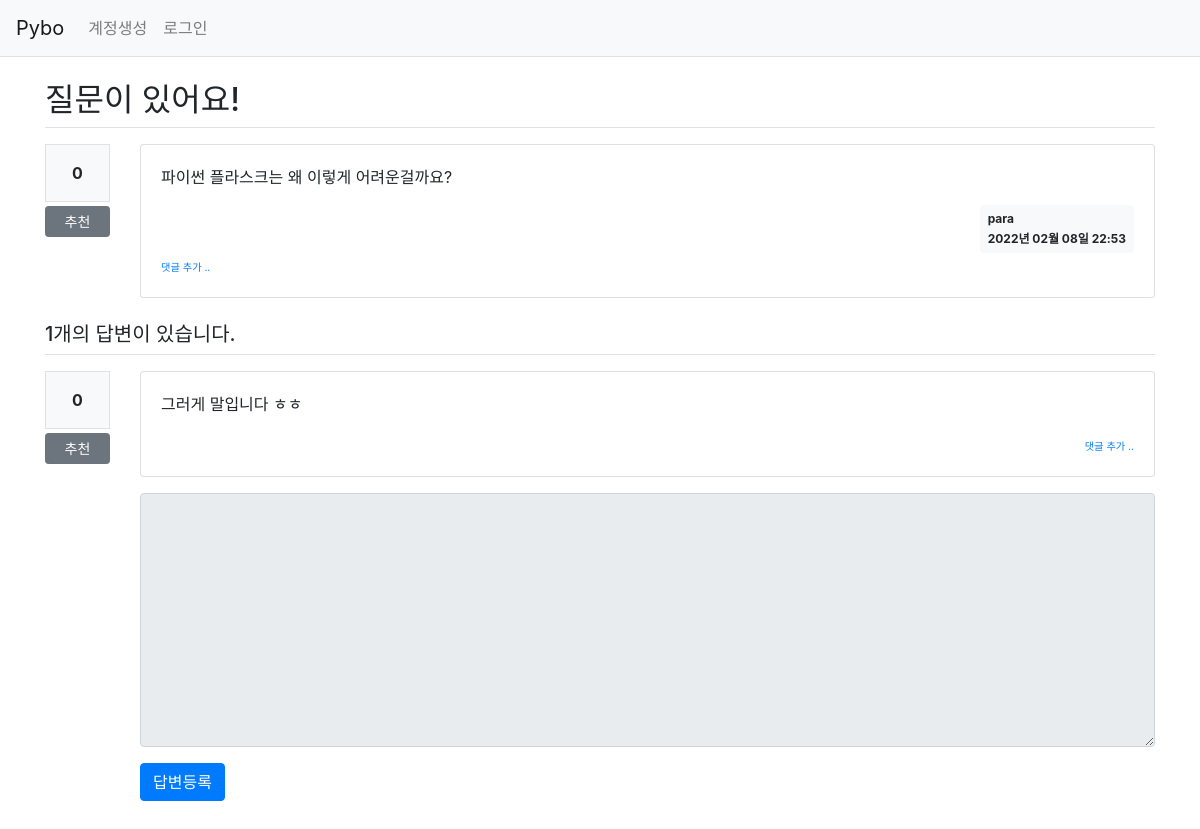
/question/detail/3/, run on an earlier commit of the app's database.
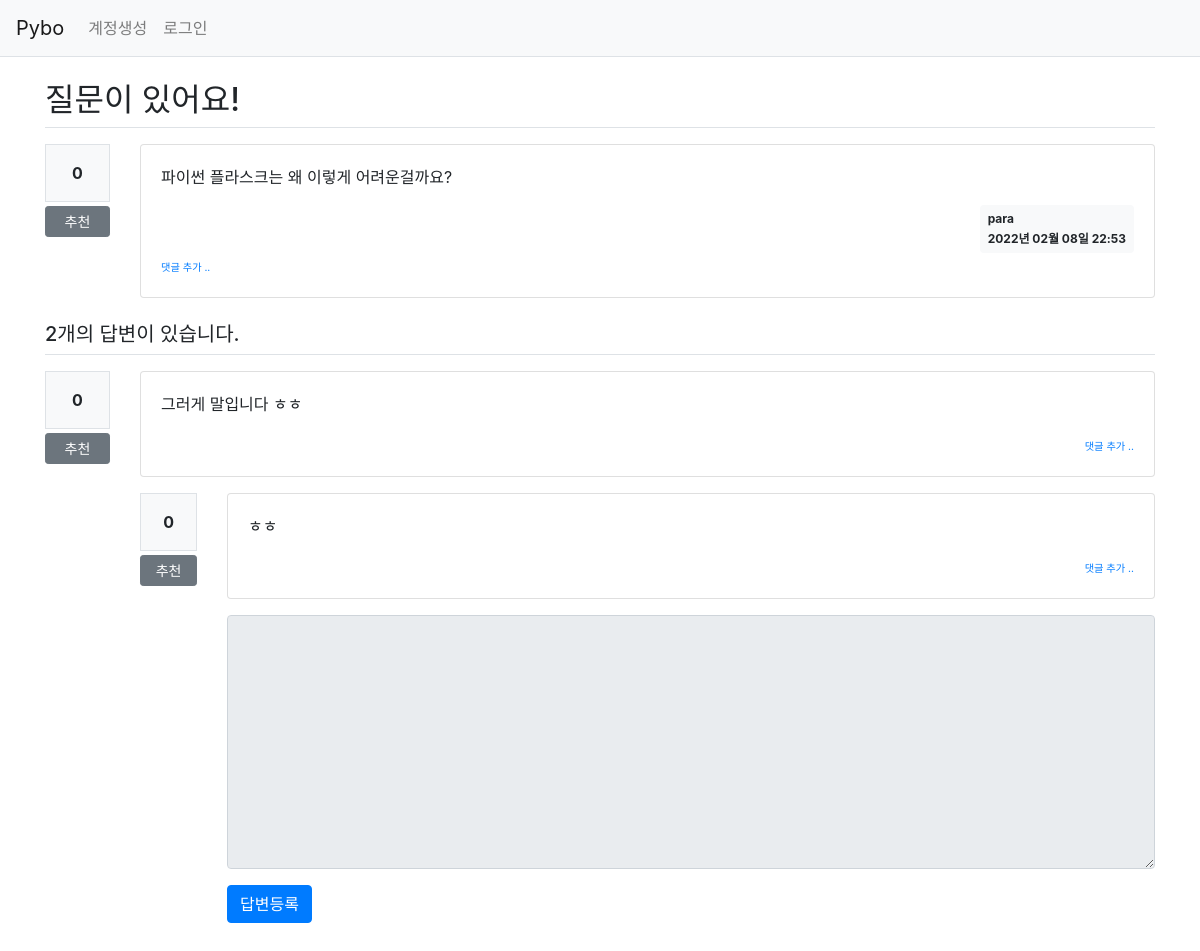
And on a later commit of the database.
### pybo/models.py (models this page shows)
class Answer(db.Model):
    id = db.Column(db.Integer, primary_key=True)
    question_id = db.Column(db.Integer, db.ForeignKey(
        'question.id', ondelete='CASCADE'))
    question = db.relationship('Question', backref=db.backref('answer_set'))
    content = db.Column(db.Text(), nullable=False)
    create_date = db.Column(db.DateTime(), nullable=False)
    user_id = db.Column(db.Integer, db.ForeignKey(
        'user.id', ondelete='CASCADE'), nullable=False)
    user = db.relationship('User', backref=db.backref('answer_set'))
    modify_date = db.Column(db.DateTime(), nullable=True)
    voter = db.relationship('User', secondary=answer_voter,
                            backref=db.backref('answer_voter_set'))

### pybo/views/question_views.py (the view)
@bp.route('/detail/<int:question_id>/')
def detail(question_id):
    form = AnswerForm()
    question = Question.query.get_or_404(question_id)
    return render_template('question/question_detail.html', question=question, form=form)

### pybo/forms.py
class AnswerForm(FlaskForm):
    content = TextAreaField('내용', validators=[DataRequired('내용은 필수입력 항목입니다.')])

### pybo/filter.py (called while the page is built)
def format_datetime(value, fmt='%Y년 %m월 %d일 %H:%M'):
    return value.strftime(fmt)

### pybo/views/auth_views.py (called while the page is built)
@bp.before_app_request
def load_logged_in_user():
    user_id = session.get('user_id')
    if user_id is None:
        g.user = None
    else:
        g.user = User.query.get(user_id)\

### pybo/templates/question/question_detail.html (shortened to what this page needs)
{% extends 'base.html' %}
{% block content %}
<div class="container my-3">
    <h2 class="border-bottom py-2">{{ question.subject }}</h2>
    <div class="row my-3">
        <div class="col-1">
            <div class="bg-light text-center p-3 border font-weight-bolder mb-1">{{ question.voter|length }}</div>
            <a href="#" data-uri="{{ url_for('vote.question', question_id=question.id) }}"
               class="recommend btn btn-sm btn-secondary btn-block my-1">추천</a>
        </div>
        <div class="col-11">
    <div class="card">
        <div class="card-body">
            <div class="card-text" >{{ question.content|markdown }}</div>
            <div class="d-flex justify-content-end">
                <div class="badge badge-light p-2 text-left">
                    <div class="mb-2">{{ question.user.username }}</div>
                    <div>{{ question.create_date|datetime }}</div>
                </div>
            </div>
            <div>
                <a href="{{ url_for('comment.create_question', question_id=question.id) }}"
                class="small"><small>댓글 추가 ..</small></a>
            </div>
        </div>
     </div>
   </div>
 </div>
    <h5 class="border-bottom my-3 py-2">{{ question.answer_set|length }}개의 답변이 있습니다.</h5>
    {% for answer in question.answer_set %}
<div class="row my-3">
    <div class="col-1">
        <div class="bg-light text-center p-3 border font-weight-bolder mb-1">{{ answer.voter|length }}</div>
        <a href="#" data-uri="{{ url_for('vote.answer', answer_id=answer.id) }}"
            class="recommend btn btn-sm btn-secondary btn-block my-1">추천</a>
    </div>
    <div class="col-11">
    <div class="card">
        <div class="card-body">
            <div class="card-text" >{{ answer.content|markdown }}</div>
            <div class="d-flex justify-content-end">
                <div>
                    <a href="{{ url_for('comment.create_answer', answer_id=answer.id) }}"
                       class="small"><small>댓글 추가 ..</small></a>
                </div>
            </div>
        </div>
    </div>
    {% endfor %}
    <form action="{{ url_for('answer.create', question_id=question.id) }}" method="post" class="my-3">
        <div class="form-group">
            <textarea {% if not g.user %}disabled{% endif %}
                    name="content" id="content" class="form-control" rows="10"></textarea>
        </div>
        <input type="submit" value="답변등록" class="btn btn-primary">
    </form>
</div>
{% endblock %}

What changed in the data, as far as the page shows it:
added Answer: voter|length "0", content "ㅎㅎ"
Also different on the page:
{{ question.answer_set|length }}: "1" → "2"
